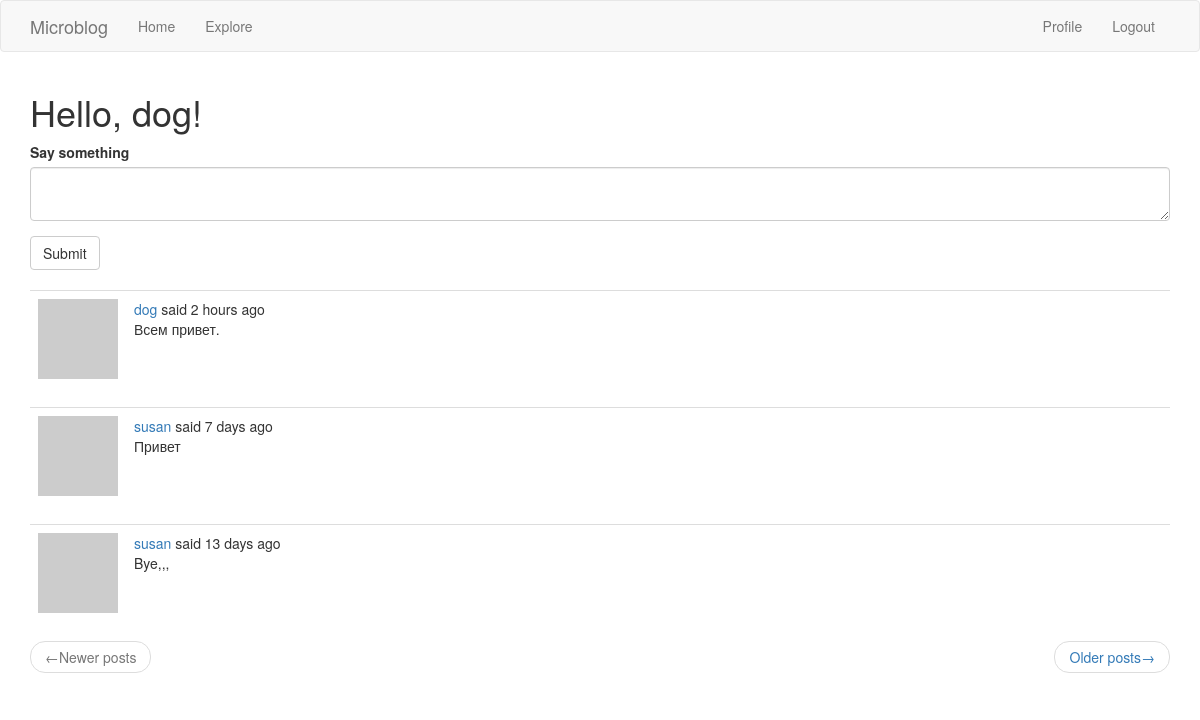
The page /index (signed in) on the database its author committed.
### app/models.py (models this page shows, shortened)
class User(UserMixin, db.Model):
    id = db.Column(
        db.Integer,
        primary_key=True,
    )
    username = db.Column(
        db.String(64),
        index=True,
        unique=True,
    )
    email = db.Column(
        db.String(120),
        index=True,
        unique=True,
    )
    password_hash = db.Column(
        db.String(128),
    )
    about_me = db.Column(
        db.String(140)
    )
    last_seen = db.Column(
        db.DateTime, default=datetime.utcnow
    )
    posts = db.relationship(
        'Post',
        backref='author',
        lazy='dynamic',
    )
    followed = db.relationship(
        'User',
        secondary=followers,
        primaryjoin=(followers.c.follower_id == id),
        secondaryjoin=(followers.c.followed_id == id),
        backref=db.backref('followers', lazy='dynamic'),
        lazy='dynamic',
    )
    def avatar(self, size):
        digest = md5(self.email.lower().encode('utf-8')).hexdigest()
        return f'https://www.gravatar.com/avatar/{digest}?d=identicon&s={size}'
    def followed_posts(self):
        followed = Post.query.join(
            followers, (followers.c.followed_id == Post.user_id)
        ).filter(followers.c.follower_id == self.id)
        own = Post.query.filter_by(user_id=self.id)
        return followed.union(own).order_by(Post.timestamp.desc())

class Post(db.Model):
    id = db.Column(
        db.Integer,
        primary_key=True,
    )
    body = db.Column(
        db.String(140),
    )
    timestamp = db.Column(
        db.DateTime,
        index=True,
        default=datetime.utcnow,
    )
    user_id = db.Column(
        db.Integer(),
        db.ForeignKey('user.id'),
    )

### app/main/routes.py (the view)
@bp.route('/', methods=['GET', 'POST'])
@bp.route('/index', methods=['GET', 'POST'])
@login_required
def index():
    form = PostForm()
    if form.validate_on_submit():
        post = Post(body=form.post.data, author=current_user)
        db.session.add(post)
        db.session.commit()
        flash(_('Your post is now live!'))
        return redirect(url_for('main.index'))
    page = request.args.get('page', 1, type=int)
    posts = current_user.followed_posts().paginate(
        page=page, per_page=current_app.config['POSTS_PER_PAGE'], error_out=False)
    next_url = url_for('main.index', page=posts.next_num) \
        if posts.has_next else None
    prev_url = url_for('main.index', page=posts.prev_num) \
        if posts.has_prev else None
    context = {
        'title': 'Home Page',
        'form': form,
        'posts': posts.items,
        'next_url': next_url,
        'prev_url': prev_url,
    }
    return render_template('index.html', **context)

### app/main/forms.py
class PostForm(FlaskForm):
    post = TextAreaField(
        _l('Say something'),
        validators=[DataRequired(), Length(min=1, max=140)]
    )
    submit = SubmitField(_l('Submit'))

### app/main/routes.py (called while the page is built)
@bp.before_request
def before_request():
    if current_user.is_authenticated:
        current_user.last_seen = datetime.utcnow()
        db.session.commit()
    g.locale = str(get_locale())

### app/models.py (called while the page is built)
@login.user_loader
def load_user(id):
    return User.query.get(int(id))

### app/templates/index.html
{% extends 'base.html' %}
{% import 'bootstrap/wtf.html' as wtf %}
{% block app_content %}
  <h1>{{ _('Hello') }}, {{ current_user.username }}!</h1>
  {% if form %}
    {{ wtf.quick_form(form) }}
    <br>
  {% endif %}
  {% for post in posts %}
      {% include '_post.html' %}
  {% endfor %}
  <nav aria-label="...">
    <ul class="pager">
      <li class="previous {% if not prev_url %} disabled {% endif %}">
        <a href="{{ prev_url or '#' }}">
          <span aria-hidden="true">&larr;</span>{{ _('Newer posts') }}
        </a>
      </li>
      <li class="next {% if not next_url %} disabled {% endif %}">
        <a href="{{ next_url or '#' }}">
          {{ _('Older posts') }}<span aria-hidden="true">&rarr;</span>
        </a>
      </li>
    </ul>
  </nav>
{% endblock app_content %}

### app/templates/_post.html (shortened to what this page needs)
<table class="table table-hover">
  <tr>
    <td width="70px">
      <a href="{{ url_for('main.user', username=post.author.username) }}">
        <img src="{{ post.author.avatar(70) }}">
      </a>
    </td>
    <td>
      {{ _('%(username)s said %(when)s', username=user_link, when=moment(post.timestamp).fromNow()) }}
      <br>
      {{ post.body }}
    </td>
  </tr>
</table>

### rows shown on the page
User: username "dog"
Post: body "Всем привет."
Post: body "Привет"
Post: body "Bye,,,"
